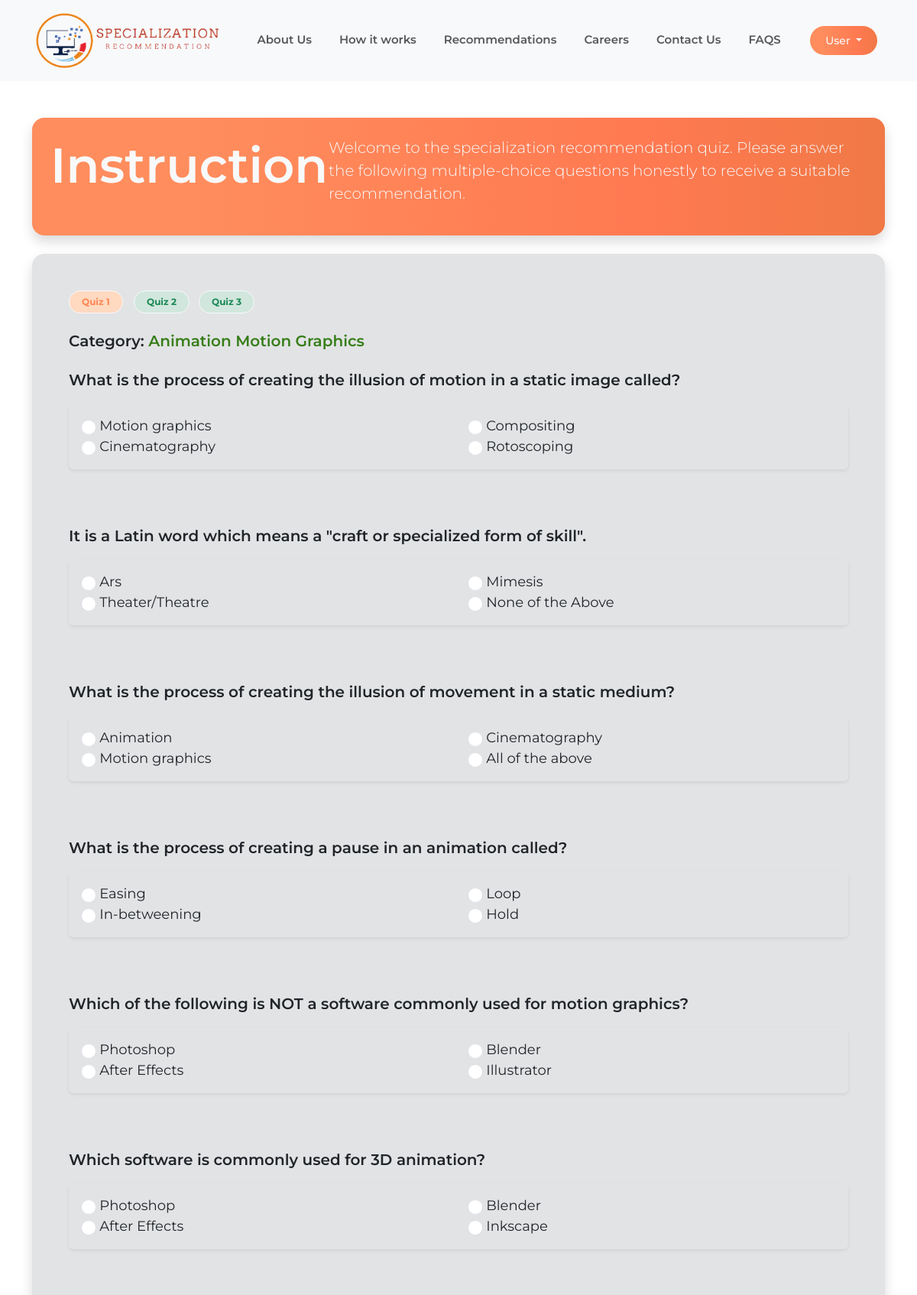
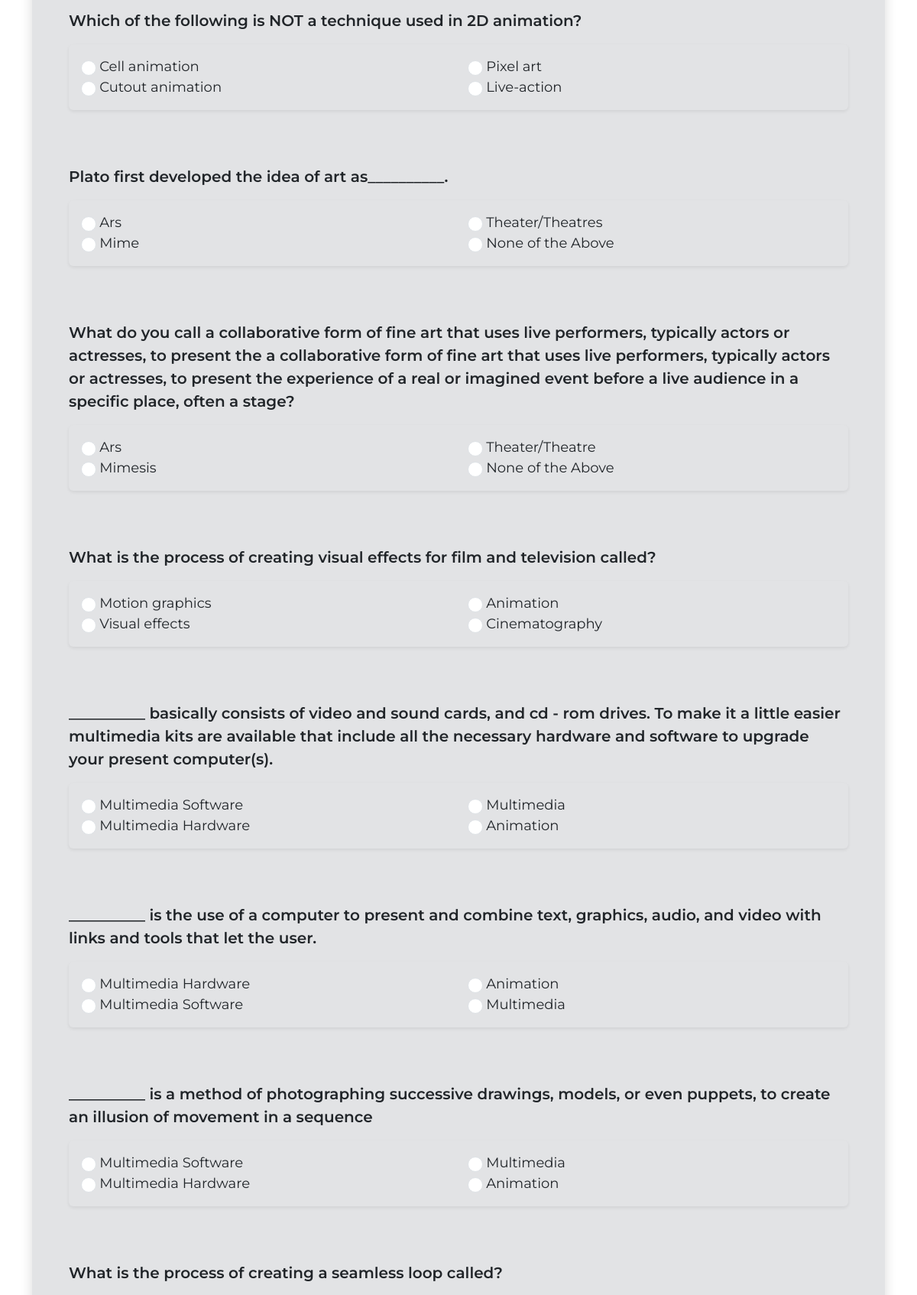
Page /user-logged/assessment-amg.php (signed in, upper part) on the committed database (2 pictures, top to bottom).
### tables this page shows
CREATE TABLE `questions` (
  `id` int(11) NOT NULL,
  `specialization` varchar(255) NOT NULL,
  `subject` text NOT NULL,
  `question` text NOT NULL,
  `option_a` text NOT NULL,
  `option_b` text NOT NULL,
  `option_c` text NOT NULL,
  `option_d` text NOT NULL,
  `answer` text NOT NULL
);

### user-logged/assessment-amg.php (the view, shortened to what this page needs)
<?php
include "../include/config.php";
?>
<!DOCTYPE html>
<html lang="en">
<head>
    <link href="https://cdn.jsdelivr.net/npm/bootstrap@5.3.1/dist/css/bootstrap.min.css" rel="stylesheet">
    <link rel="stylesheet" href="https://cdn.jsdelivr.net/npm/bootstrap-icons@1.10.5/font/bootstrap-icons.css">
    <link rel="stylesheet" href="https://cdnjs.cloudflare.com/ajax/libs/font-awesome/6.3.0/css/all.min.css">
    <link rel="stylesheet" href="https://cdnjs.cloudflare.com/ajax/libs/font-awesome/6.4.2/css/all.min.css" />
    <link rel="stylesheet" href="../css/style.css">
</head>
<body>
    <?php include 'header.php'; ?>
    <section class="container mt-5">
        <div class="container bg-custom-color rounded-4 p-4 text-light shadow">
            <div class="row">
                <div class="col-md-4">
                    <h1 class="display-3 fw-semibold">Instruction</h1>
                </div>
                <div class="col-md-8">
                    <p class="lead">
                        Welcome to the specialization recommendation quiz. Please answer the following multiple-choice
                        questions honestly to receive a suitable recommendation.
                    </p>
                </div>
            </div>
        </div>
    </section>
    <section class="container my-4">
        <div class="container bg-secondary-subtle rouded-4 p-5 mb-5 text-dark rounded-4 shadow">
            <div class="row gx-0">
                <div class="col-md-1 d-none d-md-block">
                    <span class="badge rounded-pill border border-light bg-custom-color2 px-3 py-2 custom-text-color">Quiz 1</span>
                </div>
                <div class="col-md-1 d-none d-md-block">
                    <span class="badge rounded-pill border border-light bg-success-subtle px-3 py-2 text-success">Quiz 2</span>
                </div>
                <div class="col-md-1 d-none d-md-block">
                    <span class="badge rounded-pill border border-light bg-success-subtle px-3 py-2 text-success">Quiz 3</span>
                </div>
            </div>
            <div class="my-sm-4">
                <h5 class="fw-semibold">Category: <span>Animation Motion Graphics</span></h5>
            </div>
            <div class="container p-0">
                <?php
                $sql = "SELECT * FROM `questions` WHERE specialization='AMG'";
                $result = mysqli_query($conn, $sql);
                $questions = array();
                while ($row = mysqli_fetch_assoc($result)) {
                    $questions[] = $row;
                }
                shuffle($questions);
                echo '<form action="assessment-amg.php#divOne" method="post" enctype="multipart/form-data">';
                foreach (array_slice($questions, 0, 20) as $question) {
                    echo '<div class="my-4">';
                        echo '<p class="lead questions fw-semibold">' . $question['question'] . '</p>';
                        echo '<div class="container bg-secondary-subtle shadow-sm rounded p-3">';
                            echo '<div class="row">';
                                echo '<div class="col-md-6">';
                                    echo '<input type="radio" class="form-check-input fs-5" name="question_' . $question['id'] . '" value="option_a" required> ' . '<span class="choices text-dark">' . $question['option_a'] . '</span>' . '<br>';
                                    echo '<input type="radio" class="form-check-input fs-5" name="question_' . $question['id'] . '" value="option_b" required> ' . '<span class="choices text-dark">' . $question['option_b'] . '</span>' . '<br>';
                                echo '</div>';
                                echo '<div class="col-md-6">';
                                    echo '<input type="radio" class="form-check-input fs-5" name="question_' . $question['id'] . '" value="option_c" required> ' . '<span class="choices text-dark">' . $question['option_c'] . '</span>' . '<br>';
                                    echo '<input type="radio" class="form-check-input fs-5" name="question_' . $question['id'] . '" value="option_d" required> ' . '<span class="choices text-dark">' . $question['option_d'] . '</span>' . '<br>';
                                echo '</div>';
                            echo '</div>';
                        echo '</div>';
                    echo '</div><br>';
                }
                echo '</form>';
                ?>
            </div>
        </div>
    </section>
</body>
</html>

### css/style.css (style rules this page uses)
* { margin: 0; padding: 0; font-family: 'Montserrat', sans-serif; }
.bg-custom-color2 { background: #FFD9C0; }
.custom-text-color { color: #FF8551; }
.bg-custom-color { background: rgb(255,141,93); background: linear-gradient(90deg, rgba(255,141,93,1) 19%, rgba(255,121,81,1) 72%, rgba(240,121,70,1) 100%); }
span { color: #367E18; }
.questions { font-size: 20px; }
.choices { font-size: 18px; }

### rows in the picture
questions: question "What is the process of creating the illusion of motion in a static image called?", option_a "Motion graphics", option_b "Cinematography", option_c "Compositing", option_d "Rotoscoping"
questions: question "It is a Latin word which means a \"craft or specialized form of skill\".", option_a "Ars", option_b "Theater/Theatre", option_c "Mimesis", option_d "None of the Above"
questions: question "What is the process of creating the illusion of movement in a static medium?", option_a "Animation", option_b "Motion graphics", option_c "Cinematography", option_d "All of the above"
questions: question "What is the process of creating a pause in an animation called?", option_a "Easing", option_b "In-betweening", option_c "Loop", option_d "Hold"
questions: question "Which of the following is NOT a software commonly used for motion graphics?", option_a "Photoshop", option_b "After Effects", option_c "Blender", option_d "Illustrator"
questions: question "Which software is commonly used for 3D animation?", option_a "Photoshop", option_b "After Effects", option_c "Blender", option_d "Inkscape"
questions: question "Which of the following is NOT a technique used in 2D animation?", option_a "Cell animation", option_b "Cutout animation", option_c "Pixel art", option_d "Live-action"
questions: question "Plato first developed the idea of art as__________.", option_a "Ars", option_b "Mime", option_c "Theater/Theatres", option_d "None of the Above"
questions: question "What do you call a collaborative form of fine art that uses live performers, typically actors or actresses, to present the a collaborative form of fine art that uses live performers, typically actors or actresses, to present the experience of a real or imagined event before a live audience in a specific place, often a stage?", option_a "Ars", option_b "Mimesis", option_c "Theater/Theatre", option_d "None of the Above"
questions: question "What is the process of creating visual effects for film and television called?", option_a "Motion graphics", option_b "Visual effects", option_c "Animation", option_d "Cinematography"
questions: question "__________ basically consists of video and sound cards, and cd - rom drives. To make it a little easier multimedia kits are available that include all the necessary hardware and software to upgrade your present computer(s).", option_a "Multimedia Software", option_b "Multimedia Hardware", option_c "Multimedia", option_d "Animation"
questions: question "__________ is the use of a computer to present and combine text, graphics, audio, and video with links and tools that let the user.", option_a "Multimedia Hardware", option_b "Multimedia Software", option_c "Animation", option_d "Multimedia"
questions: question "__________ is a method of photographing successive drawings, models, or even puppets, to create an illusion of movement in a sequence", option_a "Multimedia Software", option_b "Multimedia Hardware", option_c "Multimedia", option_d "Animation"
questions: question "What is the process of creating a seamless loop called?"
